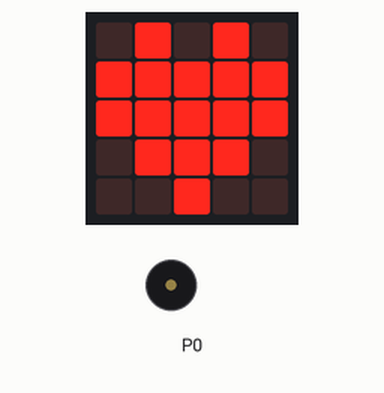
This program was run on a simulated BBC micro:bit (MakeCode). On the bench: the board's 5×5 LED display, buzzer (waves = sounding).

Above: at 0.1 s.
At 2.9 s:
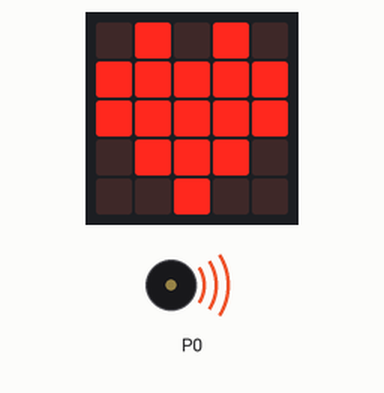
At 5.93 s:
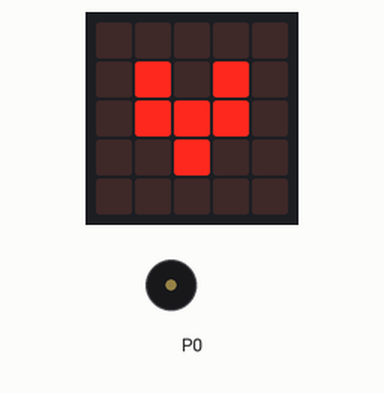
Timing chart, 0 to 130.0 s (numbered marks = the images above):
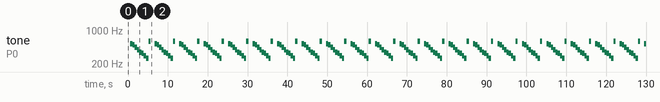

Measured:
- by itself, tone on P0: repeats every 6.1 s: 494 Hz 0.57 s, 440 Hz 0.57 s, 392 Hz 0.57 s, 349 Hz 0.57 s, 330 Hz 0.57 s, 294 Hz 0.57 s, 262 Hz 0.57 s, 587 Hz 0.57 s, silent 1.0 s, 523 Hz 0.57 s
- what the display in image 2 shows lasts 0.4 s, from 5.7 s to 6.1 s

The program:

main.ts
```typescript
basic.forever(function () {
    basic.showIcon(IconNames.Heart)
    music.play(music.stringPlayable("C5 B A G F E D C ", 106), music.PlaybackMode.UntilDone)
    music.play(music.tonePlayable(587, music.beat(BeatFraction.Whole)), music.PlaybackMode.UntilDone)
    basic.showLeds(`
        . . . . .
        . # . # .
        . # # # .
        . . # . .
        . . . . .
        `)
})
```

test.ts
```typescript
// aquí va el archivo "tests"; esto no se compilará cuando este paquete se utilice como una extensión.
```
